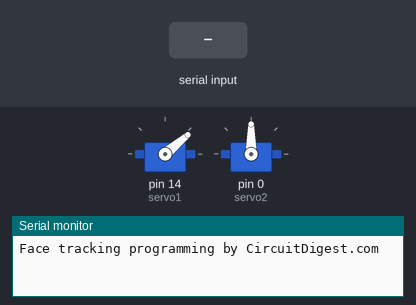
The sketch below on a simulated Arduino Nano, built with avr-gcc and run on an emulated ATmega328P. Shown: 2 × servo, the last lines printed to the serial monitor. Inputs (shaded band) come from the test bench.

Above: at 1.2 s.
1.3 s: "1,90\n" received over Serial
At 2.45 s:
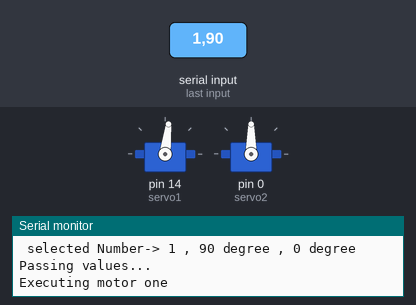
4.3 s: "90,45,200\n" received over the second serial link
At 5.0 s:
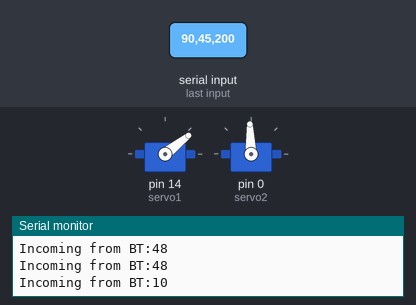
5.8 s: "1,90,45\n" received over Serial
8.8 s: "30,150,10\n" received over the second serial link
At 10.4 s:
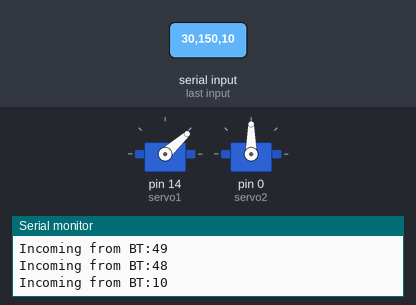
Timing chart, 0 to 11.9 s (numbered marks = the images above; inputs shaded):
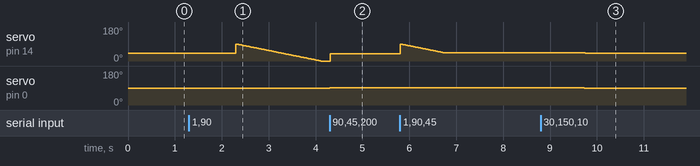

Measured:
- after the input at 4.3 s, servo on pin 14 (servo1): 0° → 38° at once; servo on pin 0 (servo2): 90° → 92° at once
- after the input at 8.8 s, servo on pin 14 (servo1): 45° → 42° after 0.95 s; servo on pin 0 (servo2): 92° → 90° after 0.93 s

The sketch:

facedetection.ino
```cpp
/*Arduino Code for Face Tracking Arduino
 * Coded by Circuitdigest.com
 * On 25-05-2017
 */

 /*CONNECTION DETIALS
  * Arduino D11 -> RX of BT Module
  * Arduino D12 -> Tx of BT
  * Servo1 -> pin 3 of arduino Nano to pan
  * Servo2 -> pin 5 of arduino Nano to tilt
  */

#include <Servo.h> //header to drive servo motors
#include <SoftwareSerial.h>// import the serial library
SoftwareSerial cam_BT(4, 5);  // RX, TX
int ledpin=2; // led on D13 will show blink on / off
int BluetoothData; // the data given from Computer

//lets declare the servo objects
Servo servo1;
Servo servo2;

long gmotor,gnum1,gnum2;
int pos;
int flag=0;
int pos1 = 40;
int pos2 = 90;

void setup() {
   servo1.attach(14);
   servo2.attach(0);;

   //**Initial position of all four servo motors**//
   servo1.write(pos1);
   Serial.println("yes");
   servo2.write(pos2);
   //**initialised**//

cam_BT.begin(9600); //start the Bluetooth communication at 9600 baudrate
cam_BT.println("Ready to take commands");

Serial.begin(57600);
Serial.println("Face tracking programming by CircuitDigest.com");
}

//***Function for each Servo actions**//
void call(int motor, int num1, int num2) // The values like Motor number , from angle and to angle are received
{
Serial.println("Passing values...");
flag =0;
switch (motor)
  {
    case 1:            // For motor one
    {
    Serial.println("Executing motor one");
    if(num1<num2) // Clock wise rotation
    {
        for ( pos =num1; pos<=num2; pos+=1)
            {
            servo1.write(pos);
            delay( 20);
            }
    }

    if(num1>num2) // Anti-Clock wise rotation
    {
        for ( pos =num1; pos>=num2; pos-=1)
        {
        servo1.write(pos);
        delay( 20);
        }
    }
     break;
    }

       ////////JUST  DUPLICATE FOR OTHER SERVOS////


    case 2:    // For motor 2
    {
    Serial.println("Executing motor two");
    if(num1<num2)
    {
        for ( pos =num1; pos<=num2; pos+=1)
        {
        servo2.write(pos);
        delay( 20);
        }
    }
    if(num1>num2)
    {
        for ( pos =num1; pos>=num2; pos-=1)
        {
        servo2.write(pos);
        delay( 20);
        }
    }
    break;
    }
  }
}

void loop() {
 if(Serial.available()>0) //Read whats coming in through Serial
  {
  gmotor= Serial.parseInt();
  Serial.print(" selected Number-> ");
  Serial.print(gmotor);
  Serial.print(" , ");
  gnum1= Serial.parseInt();
  Serial.print(gnum1);
  Serial.print(" degree , ");
  gnum2= Serial.parseInt();
  Serial.print(gnum2);
  Serial.println(" degree ");
  flag=1;
  }

 if (cam_BT.available()) //Read whats coming in through Bluetooth
 {
  BluetoothData=cam_BT.read();
  Serial.print("Incoming from BT:");
  Serial.println(BluetoothData);
 }

 if (flag ==1)
 call(gmotor,gnum1,gnum2); //call the respective motor for action

 if (BluetoothData==49) //Turn Left
 {pos1+=2; servo1.write(pos1);}

 if (BluetoothData==50) //Turn Right
 {pos1-=2; servo1.write(pos1);}

 if (BluetoothData==51) //Turn Up
 {pos2-=2; servo2.write(pos2);}

 if (BluetoothData==52) //Turn Down
 {pos2+=2; servo2.write(pos2);}

 flag=0;
 BluetoothData=0;
}
```
